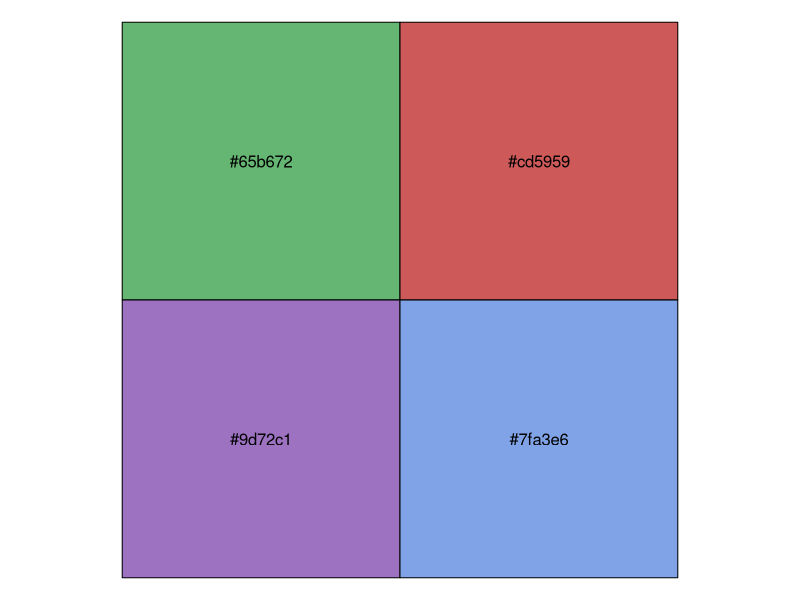
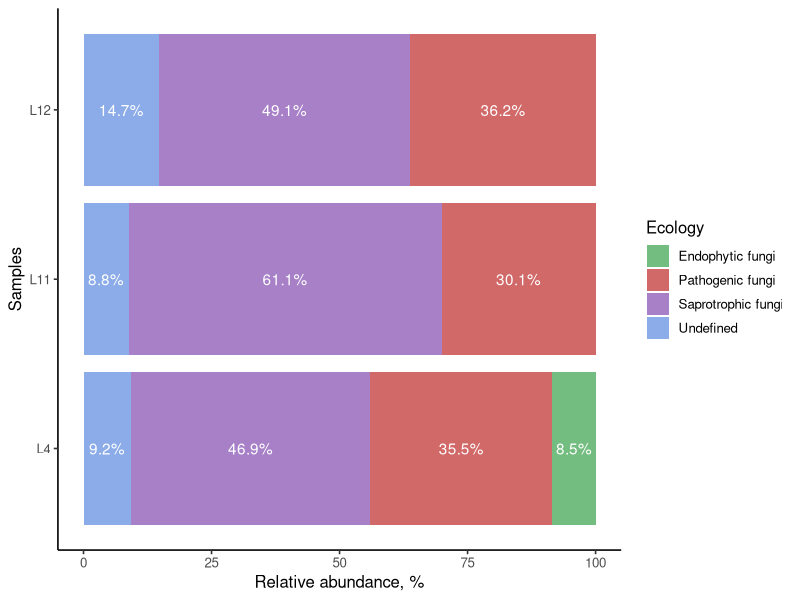

These figures' R source, in order:
library(tidyr)
library(dplyr)
library(ggplot2)
library(scales)

L<-read.csv('ITS_L.csv')
L<-L[,2:ncol(L)]
L<-subset(L, Ecology != 'delete') 

L_pr<-L
L_pr$L11<-L$L11/sum(L$L11)*100
L_pr$L12<-L$L12/sum(L$L12)*100
L_pr$L4<-L$L4/sum(L$L4)*100


# Transferm the table 
d1 <- L_pr %>%
  gather("Samples", "Relative abundance, %",-Ecology) %>%
  group_by(Ecology) 

# Create a summary table 
d2<-aggregate(d1$`Relative abundance, %`, by=list(Ecology=d1$Ecology, Samples=d1$Samples ), FUN=sum)

# Graphics
positions <- c("L4", "L11", "L12")

ggp <-
  ggplot(d2, aes(x, Samples, fill = Ecology)) +
  geom_bar(stat="identity") +
  scale_y_discrete(limits = positions) + 
  scale_x_continuous("Relative abundance, %") 


mypal<-c("#65b672",  "#cd5959", "#9d72c1","#7fa3e6")
show_col(mypal)

ggp +
  geom_text(aes(label = ifelse(x == 0, "", scales::percent(x/100, .1))),
            position=position_stack(vjust = 0.5), angle = 0, col="white", fontface=1) +
  scale_fill_manual(values = alpha(mypal, 0.9)) +
  theme_classic(base_size=12) 



